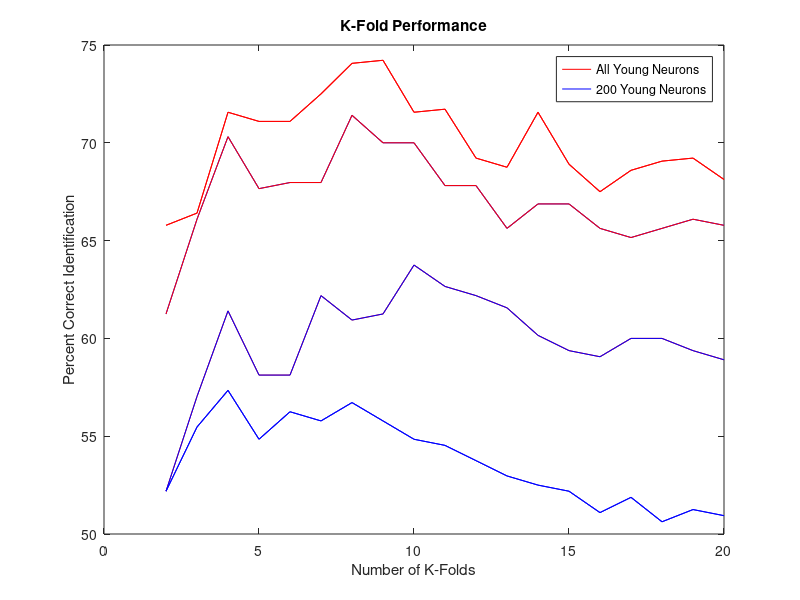
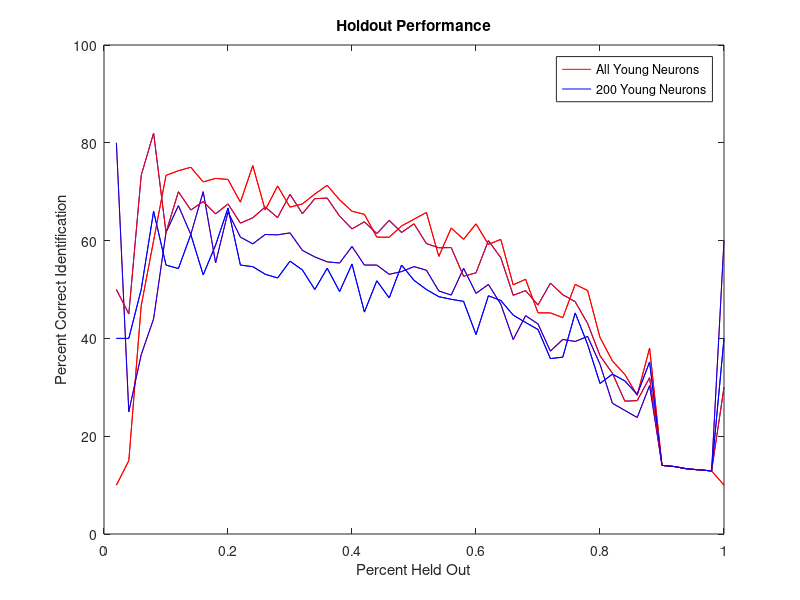
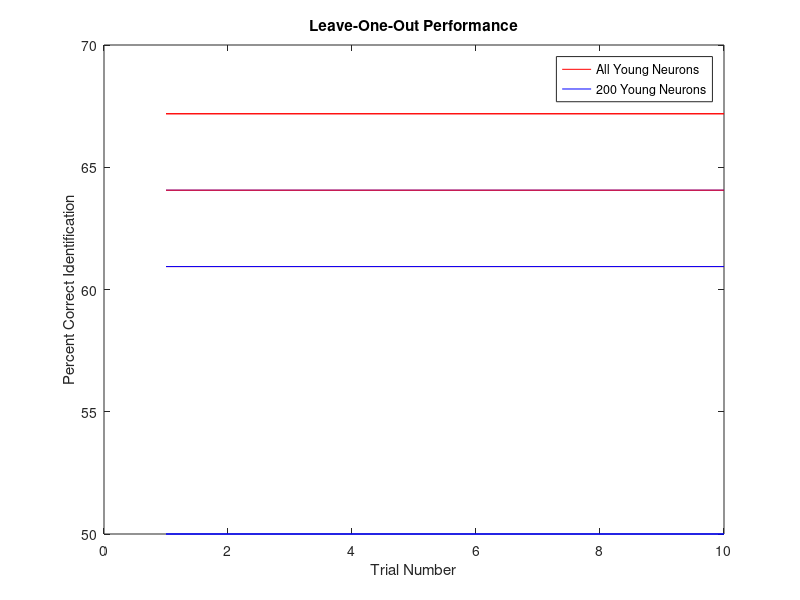

Reproduce these figures in MATLAB, in order.
%% Generate Figures for Decoder Analysis and Comparison

%% Compare parameter performance for young and adult - no permutation
clear; clc; close all
load young_crossvalparams.mat
load adult_crossvalparams.mat

figure(1)
plot(akfolds,akfcorrect,'r')
hold on
plot(ykfolds, ykfcorrect, 'b')
title("K-Fold Performance")
xlabel 'Number of K-Folds'
ylabel 'Percent Correct Identification'
legend("Adult", "Young")

figure(2)
plot(aholdouts,aholdoutcorrect,'r')
hold on
plot(yholdouts, yholdoutcorrect, 'b')
title("Holdout Performance")
xlabel 'Percent Held Out'
ylabel 'Percent Correct Identification'
legend("Adult", "Young")

figure(3)
plot(1:10,aleaveoutcorrect,'r')
hold on
plot(1:10, yleaveoutcorrect, 'b')
title("Leave-One-Out Performance")
xlabel 'Trial Number'
ylabel 'Percent Correct Identification'
legend("Adult", "Young")

%% Compare parameter performance for young and adult - with permutation

clear; clc; close all
load yperm_crossvalparams.mat
load aperm_crossvalparams.mat

figure(1)
plot(apermkfolds,apermkfcorrect,'r')
hold on
plot(ypermkfolds, ypermkfcorrect, 'b')
title("K-Fold Performance")
xlabel 'Number of K-Folds'
ylabel 'Percent Correct Identification'
legend("Adult", "Young")

figure(2)
plot(apermholdouts,apermholdoutcorrect,'r')
hold on
plot(ypermholdouts, ypermholdoutcorrect, 'b')
title("Holdout Performance")
xlabel 'Percent Held Out'
ylabel 'Percent Correct Identification'
legend("Adult", "Young")

figure(3)
plot(1:10,apermleaveoutcorrect,'r')
hold on
plot(1:10, ypermleaveoutcorrect, 'b')
title("Leave-One-Out Performance")
xlabel 'Trial Number'
ylabel 'Percent Correct Identification'
legend("Adult", "Young")

%% Compare parameter performance within adult group

clear; clc; close all
load adult_crossvalparams.mat
load aperm_crossvalparams.mat

figure(1)
plot(akfolds,akfcorrect,'r')
hold on
plot(apermkfolds, apermkfcorrect, 'b')
title("K-Fold Performance")
xlabel 'Number of K-Folds'
ylabel 'Percent Correct Identification'
legend("All Adult Neurons", "200 Adult Neurons")

figure(2)
plot(aholdouts,aholdoutcorrect,'r')
hold on
plot(apermholdouts, apermholdoutcorrect, 'b')
title("Holdout Performance")
xlabel 'Percent Held Out'
ylabel 'Percent Correct Identification'
legend("All Adult Neurons", "200 Adult Neurons")

figure(3)
plot(1:10,aleaveoutcorrect,'r')
hold on
plot(1:10, apermleaveoutcorrect, 'b')
title("Leave-One-Out Performance")
xlabel 'Trial Number'
ylabel 'Percent Correct Identification'
legend("All Adult Neurons", "200 Adult Neurons")

%% Compare parameter performance for young and adult - with permutation

clear; clc; close all
load young_crossvalparams.mat
load yperm_crossvalparams.mat

figure(1)
plot(ykfolds,ykfcorrect,'r')
hold on
plot(ypermkfolds, ypermkfcorrect, 'b')
title("K-Fold Performance")
xlabel 'Number of K-Folds'
ylabel 'Percent Correct Identification'
legend("All Young Neurons", "200 Young Neurons")

figure(2)
plot(yholdouts,yholdoutcorrect,'r')
hold on
plot(ypermholdouts, ypermholdoutcorrect, 'b')
title("Holdout Performance")
xlabel 'Percent Held Out'
ylabel 'Percent Correct Identification'
legend("All Young Neurons", "200 Young Neurons")

figure(3)
plot(1:10,yleaveoutcorrect,'r')
hold on
plot(1:10, ypermleaveoutcorrect, 'b')
title("Leave-One-Out Performance")
xlabel 'Trial Number'
ylabel 'Percent Correct Identification'
legend("All Young Neurons", "200 Young Neurons")

